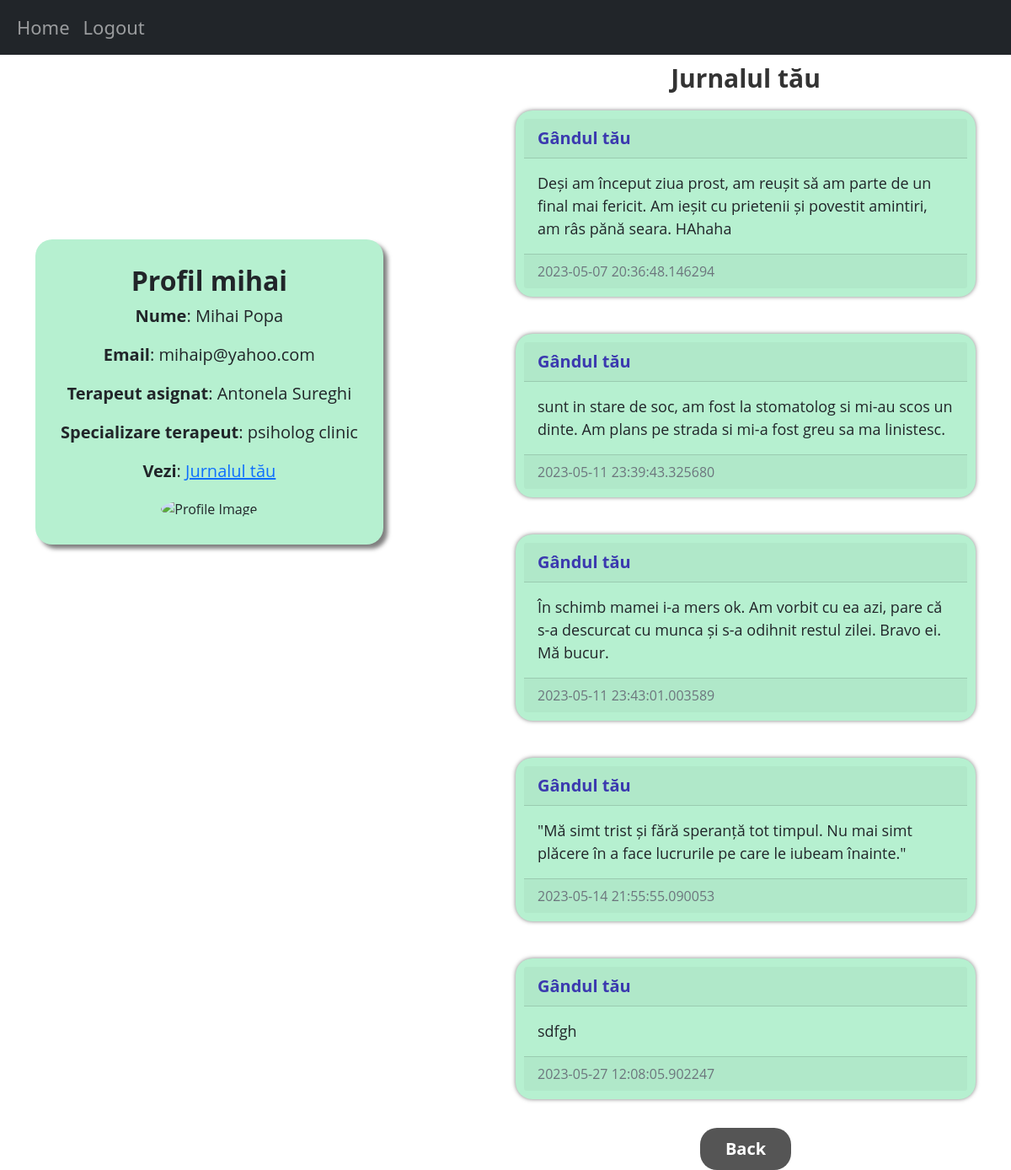
Page /jurnal (signed in) on the committed database.
### website/domain/models.py (models this page shows)
class User(db.Model, UserMixin):
    id = db.Column(db.Integer, primary_key=True)
    email = db.Column(db.String(150), unique=True)
    username = db.Column(db.String(150), unique=True)
    password = db.Column(db.String(150))
    email_confirmed_at = db.Column(db.DateTime(timezone=True), default=datetime.now())
    date_created = db.Column(db.DateTime(timezone=True), default=datetime.now())
    posts = db.relationship('Post', backref='user', passive_deletes=True)
    role = db.Column(db.String(100))

class Pacient(db.Model):
    __tablename__ = 'pacient'
    id = db.Column(db.Integer(), db.ForeignKey('user.id', ondelete='CASCADE'), primary_key=True)
    first_name = db.Column(db.String(50))
    last_name = db.Column(db.String(50))
    terapeut_asignat = db.Column(db.Integer, db.ForeignKey('terapeut.id', ondelete="CASCADE"), nullable=False)

class Terapeut(db.Model):
    __tablename__ = 'terapeut'
    id = db.Column(db.Integer(), db.ForeignKey('user.id', ondelete='CASCADE'), primary_key=True)
    first_name = db.Column(db.String(50))
    last_name = db.Column(db.String(50))
    function = db.Column(db.String(150))
    license = db.Column(db.String(150))
    activity_start_year = db.Column(db.Integer())

class Post(db.Model):
    id = db.Column(db.Integer, primary_key=True)
    text = db.Column(db.Text, nullable=False)
    date_created = db.Column(db.DateTime(timezone=True), default=datetime.now())
    author = db.Column(db.Integer, db.ForeignKey(
        'user.id', ondelete="CASCADE"), nullable=False)
    result = db.Column(db.String(150))

### website/controller/pacientView.py (the view)
    @staticmethod
    @views.route("/jurnal")
    @__role_required('pacient')
    @login_required
    def posts():
        posts_today = Post.query.filter_by(author=current_user.id)
        pacient = Pacient.query.filter_by(id=current_user.id).first()
        terap = Terapeut.query.filter_by(id=pacient.terapeut_asignat).first()
        return render_template("posts.html", user=current_user, posts=posts_today, pacient=pacient,terapeut=terap)

### website/controller/pacientView.py (called while the page is built)
    @staticmethod
    def __role_required(role):
        def decorator(func):
            @wraps(func)
            def wrapper(*args, **kwargs):
                if not current_user.role == role:
                    return "Unauthorized access", 403
                return func(*args, **kwargs)
            return wrapper
        return decorator

### website/templates/posts.html (shortened to what this page needs)
{% extends "jurnal.html" %}  {% block header %} Jurnalul tău {% endblock %} {% block footer %}
<div align="center">
  <a href="/home"
    ><button type="button" >Back</button></a
  >
</div>
{% endblock %}

### website/templates/jurnal.html (shortened to what this page needs)
{% extends "base.html" %}
{% block content %}
<div class="row">
  <div class="col-md-6 mx-auto d-flex align-items-center vh-100">
    <div class="card border-dark text-center" style="background-color: #b6f0d0;
      box-shadow: 5px 5px 5px rgba(0, 0, 0, 0.5);
      margin-top: auto;
      margin-bottom: auto;
      padding: 30px;
      border-radius: 20px;
      border: none;
      font-family: 'Open Sans', sans-serif !important;">
      <h5 class="card-title" style="font-size: 32px; font-weight: bold;">Profil {{ user.username }}</h5>
      <p class="card-text" style="font-size: 20px;"><b>Nume</b>: {{ pacient.first_name }} {{ pacient.last_name }}</p>
      <p class="card-text" style="font-size: 20px;"><b>Email</b>: {{ user.email }}</p>
      <p class="card-text" style="font-size: 20px;"><b>Terapeut asignat</b>: {{ terapeut.first_name }} {{ terapeut.last_name }}</p>
      <p class="card-text" style="font-size: 20px;"><b>Specializare terapeut</b>: {{ terapeut.function }}</p>
      <p class="card-text" style="font-size: 20px;"><b>Vezi</b>: <a href="/jurnal" style="font-size: 20px;">Jurnalul tău</a></p>
      <div style="max-width: 430px; margin: 0 auto;">
        <img src="https://insidesmallbusiness.com.au/wp-content/uploads/2021/04/bigstock-Hands-Of-Diverse-Group-Of-Peop-343671511-e1625192493671.jpg" alt="Profile Image" style="width: 100%; height: 100%; border-radius: 50%;">
      </div>
    </div>
  </div>
  <div class="col-md-6">
    <h1 align="center" style="font-size: 30px;
      font-weight: bold;
      color: #333;
      padding: 10px;">
      {% block header %}Bine ai venit, {{ user.username }}!{% endblock %}
    </h1>
    <div id="posts">
      {% for post in posts %}
      <div class="card border-dark" style="background-color: #b6f0d0;
        box-shadow: 0px 0px 5px rgba(0, 0, 0, 0.5);
        margin: 10px auto;
        max-width: 1000px;
        padding: 10px;
        border-radius: 20px;
        border: none;
        font-family: 'Open Sans', sans-serif !important;">
        <div class="card-header d-flex justify-content-between align-items-center">
          <div class="card-text" style="font-size: 20px; font-weight:bold; color: #3b39af">Gândul tău</div>
        </div>
        <div class="card-body">
          <div class="card-text" style="font-size: 18px;">{{ post.text }}</div>
        </div>
        <div class="card-footer text-muted">{{ post.date_created }}</div>
      </div>
      <br/>
      {% endfor %}
    </div>
    {% block footer %}{% endblock %}
  </div>
</div>
{% endblock %}

### website/templates/base.html (shortened to what this page needs)
<!DOCTYPE html>
<html lang="en">
  <head>
    <link rel="stylesheet" href="/static/style.css">
    <link
      href="https://cdn.jsdelivr.net/npm/bootstrap@5.0.2/dist/css/bootstrap.min.css"
      rel="stylesheet"
    />
  </head>
  <body>
    <nav class="navbar navbar-expand-lg navbar-dark bg-dark">
      <div class="container-fluid">
        <div class="collapse navbar-collapse" id="navbar">
          <div class="navbar-nav" style="font-size: 22px !important;">
            <a class="nav-item nav-link"  href="/home">Home</a>
            {% if user.is_authenticated %}
            <a class="nav-item nav-link"  href="/logout">Logout</a>
            {% else %}
            <a class="nav-item nav-link"  href="/login">Login</a>
            <a class="nav-item nav-link"  href="/sign-up">Sign Up</a>
            {% endif %}
          </div>
        </div>
      </div>
    </nav>
    <div class="container">{% block content %}{% endblock %}</div>
  </body>
</html>

### website/static/style.css (style rules this page uses)
body { font-family: 'Open Sans', sans-serif; background-color: #F5F5F5; color: #333; }
button { background-color: #555; border: none; color: #fff; padding: 10px 30px; text-align: center; font-size: 20px !important; font-weight: bold; margin: 20px auto; max-width: 600px; border-radius: 20px !important; cursor: pointer; }
a { color: #4CAF50; text-decoration: none; }

### rows in the picture
User: username "mihai", email "mihaip@yahoo.com"
Pacient: first_name "Mihai", last_name "Popa"
Terapeut: first_name "Antonela", last_name "Sureghi", function "psiholog clinic"
Post: text "Deși am început ziua prost, am reușit să am parte de un final mai fericit. Am ieșit cu prietenii și povestit amintiri, am râs pănă seara. HAhaha", date_created "2023-05-07 20:36:48.146294"
Post: text "sunt in stare de soc, am fost la stomatolog si mi-au scos un dinte. Am plans pe strada si mi-a fost greu sa ma linistesc.", date_created "2023-05-11 23:39:43.325680"
Post: text "În schimb mamei i-a mers ok. Am vorbit cu ea azi, pare că s-a descurcat cu munca și s-a odihnit restul zilei. Bravo ei. Mă bucur.", date_created "2023-05-11 23:43:01.003589"
Post: text "\"Mă simt trist și fără speranță tot timpul. Nu mai simt plăcere în a face lucrurile pe care le iubeam înainte.\"", date_created "2023-05-14 21:55:55.090053"
Post: text "sdfgh", date_created "2023-05-27 12:08:05.902247"
